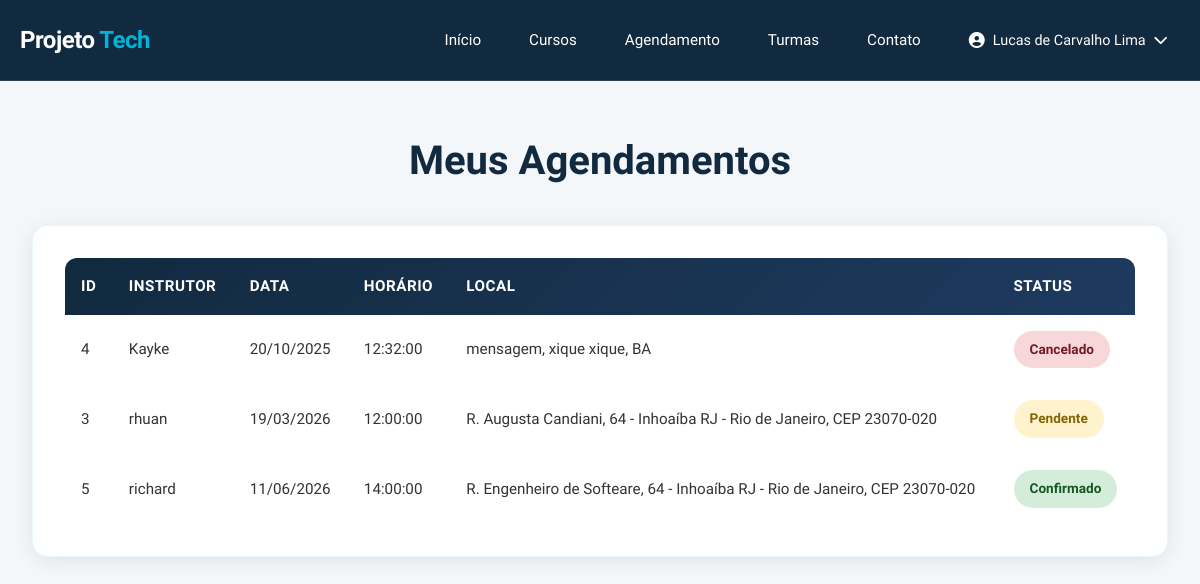
The app's page /clientes/ver_agendamentos.php (signed in) with its own data.
### tables this page shows
CREATE TABLE `agendamento` (
  `id_agendamento` int(11) NOT NULL,
  `data` date NOT NULL,
  `horario` time NOT NULL,
  `local` varchar(100) DEFAULT NULL,
  `id_usuario` int(11) DEFAULT NULL,
  `id_instrutor` varchar(100) DEFAULT NULL,
  `status` enum('Pendente','Confirmado','Cancelado') DEFAULT 'Pendente'
);

### clientes/ver_agendamentos.php (the view, shortened to what this page needs)
<?php
include '../php/conexao.php';
$id_usuario = $_SESSION['id_usuario'];
$sql = "SELECT
            a.id_agendamento,
            a.data,
            a.horario,
            a.local,
            a.status,
            u.nome AS nome_usuario,
            -- COALESCE garante que, se o JOIN falhar, o nome digitado em 'agendamento.id_instrutor' seja usado
            COALESCE(i.nome, a.id_instrutor) AS nome_instrutor
        FROM
            agendamento AS a
        -- Faz JOIN com a tabela usuário (apenas para confirmar, mas já estamos usando o filtro abaixo)
        LEFT JOIN
            usuario AS u ON a.id_usuario = u.id_usuario
        -- O JOIN CORRIGIDO: Liga a coluna VARCHAR (nome) com o nome do instrutor, ignorando case/espaços
        LEFT JOIN
            instrutor AS i ON TRIM(LOWER(a.id_instrutor)) = TRIM(LOWER(i.nome))
        -- FILTRA APENAS PELO ID DO USUÁRIO LOGADO!
        WHERE
            a.id_usuario = ?
        ORDER BY
            a.data ASC, a.horario ASC";
try {
    $stmt = $pdo->prepare($sql);
    $stmt->execute([$id_usuario]);
    $agendamentos = $stmt->fetchAll(PDO::FETCH_ASSOC);
} catch (PDOException $e) {
    error_log("Erro na query de agendamentos do usuário: " . $e->getMessage());
    $agendamentos = [];
    $mensagem = "Erro ao carregar seus agendamentos do banco de dados.";
}
?>
<!DOCTYPE html>
<html lang="pt-br">
<head>
    <link rel="stylesheet" href="../css/navbar.css">
    <link rel="stylesheet" href="../css/ver_dados.css">
</head>
<body>
    <?php include("../acessos/navbar_publico.php") ?>
    <main>
        <h2>Meus Agendamentos</h2>
        <?php if (empty($agendamentos)): ?>
            <div class="mensagem_vazia">
                <p>Você não possui agendamentos cadastrados.</p>
            </div>
        <?php else: ?>
            <div class="table-container">
                <table>
                    <thead>
                        <tr>
                            <th>ID</th>
                            <th>Instrutor</th>
                            <th>Data</th>
                            <th>Horário</th>
                            <th>Local</th>
                            <th>Status</th>
                        </tr>
                    </thead>
                    <tbody>
                        <?php foreach ($agendamentos as $a): ?>
                            <tr>
                                <td data-label="ID"><?= htmlspecialchars($a['id_agendamento']) ?></td>
                                <td data-label="Instrutor"><?= htmlspecialchars(isset($a['nome_instrutor']) ? $a['nome_instrutor'] : 'N/A') ?></td>
                                <td data-label="Data"><?= date('d/m/Y', strtotime($a['data'])) ?></td>
                                <td data-label="Horário"><?= htmlspecialchars($a['horario']) ?></td>
                                <td data-label="Local"><?= htmlspecialchars($a['local']) ?></td>
                                <td data-label="Status">
                                    <?php
                                        $status_class = 'status-pendente';
                                        if ($a['status'] === 'Confirmado') $status_class = 'status-confirmado';
                                        if ($a['status'] === 'Cancelado') $status_class = 'status-cancelado';
                                    ?>
                                    <span class="status-badge <?= $status_class ?>">
                                        <?= htmlspecialchars($a['status']) ?>
                                    </span>
                                </td>
                            </tr>
                        <?php endforeach; ?>
                    </tbody>
                </table>
            </div>
        <?php endif; ?>
    </main>
</body>
</html>

### acessos/navbar_publico.php (shortened to what this page needs)
<?php
$is_client_logged_in = isset($_SESSION['id_usuario']) && !empty($_SESSION['id_usuario']);
$is_admin_logged_in = isset($_SESSION['admin']) && $_SESSION['admin'] === true;
$user_name = '';
if ($is_client_logged_in && isset($_SESSION['nome'])) {
    $user_name = htmlspecialchars($_SESSION['nome']);
} elseif ($is_admin_logged_in) {
    $user_name = 'Admin';
}
$base_path = '';
$current_dir = dirname($_SERVER['PHP_SELF']);
if (strpos($current_dir, '/admin') !== false || strpos($current_dir, '/clientes') !== false || strpos($current_dir, '/acessos') !== false || strpos($current_dir, '/curso_online') !== false) {
    $base_path = '../';
}
?>
<link rel="stylesheet" href="<?php echo $base_path; ?>css/navbar.css">
<link rel="stylesheet" href="https://cdnjs.cloudflare.com/ajax/libs/font-awesome/6.4.0/css/all.min.css">
<header>
    <nav class="navbar">
        <div class="nav-container">
            <div class="nav-logo">
                <h1>Projeto <span>Tech</span></h1>
            </div>
            <ul class="nav-menu">
                <li class="nav-item">
                    <a href="<?php echo $base_path; ?>index.php" class="nav-link">Início</a>
                </li>
                <li class="nav-item">
                    <a href="<?php echo $base_path; ?>cursos.php" class="nav-link">Cursos</a>
                </li>
                <li class="nav-item">
                    <a href="<?php echo $base_path; ?>clientes/agendamento.php" class="nav-link">Agendamento</a>
                </li>
                <li class="nav-item">
                    <a href="<?php echo $base_path; ?>clientes/ver_turmas.php" class="nav-link">Turmas</a>
                </li>
                <li class="nav-item">
                    <a href="<?php echo $base_path; ?>contato.php" class="nav-link">Contato</a>
                </li>
                <?php if (!$is_client_logged_in && !$is_admin_logged_in): ?>
                    <li class="nav-item">
                        <a href="<?php echo $base_path; ?>clientes/cadastrar_cliente.php" class="nav-link nav-btn">Cadastre-se</a>
                    </li>
                    <li class="nav-item">
                        <a href="<?php echo $base_path; ?>acessos/login.php" class="nav-link nav-btn nav-btn-primary">Entrar</a>
                    </li>
                <?php elseif ($is_client_logged_in): ?>
                    <li class="nav-item dropdown">
                        <a href="#" class="nav-link user-menu">
                            <i class="fas fa-user-circle"></i>
                            <span><?php echo $user_name; ?></span>
                            <i class="fas fa-chevron-down"></i>
                        </a>
                    </li>
                <?php endif; ?>
            </ul>
        </div>
    </nav>
</header>

### css/navbar.css (style rules this page uses)
* { margin: 0; padding: 0; box-sizing: border-box; }
body { font-family: 'Alan Sans', sans-serif; background-color: #f4f7fa; }
.navbar { background-color: #122A3F; padding: 0; position: sticky; top: 0; z-index: 1000; border-bottom: 1px solid rgba(255, 255, 255, 0.1); }
.nav-container { max-width: 1200px; margin: 0 auto; display: flex; justify-content: space-between; align-items: center; padding: 20px 20px; }
.nav-logo h1 { color: #FEFEFE; font-size: 1.5rem; font-weight: 600; letter-spacing: -0.5px; }
.nav-logo h1 span { color: #00b4d8; }
.nav-menu { display: flex; list-style: none; align-items: center; gap: 1.5rem; }
.nav-item { position: relative; }
.nav-link { color: #fff; text-decoration: none; font-weight: 400; font-size: 0.95rem; transition: color 0.2s ease; padding: 0.5rem 0.75rem; border-radius: 4px; display: flex; align-items: center; gap: 0.5rem; }
.dropdown { position: relative; }
.user-menu { display: flex; align-items: center; gap: 0.5rem; cursor: pointer; font-size: 0.9rem; }
.user-menu i:first-child { font-size: 1rem; }

### css/ver_dados.css (style rules this page uses)
* { margin: 0; padding: 0; box-sizing: border-box; }
body { background-color: #f8f9fa; font-family: 'Alan Sans', sans-serif; color: #333; line-height: 1.6; }
main { max-width: 1400px; margin: 0 auto; padding: 3rem 2rem; }
main h2 { font-size: 2.5rem; font-weight: 700; color: #122A3F; margin-bottom: 2rem; text-align: center; }
.table-container { background: white; border-radius: 16px; padding: 2rem; box-shadow: 0 4px 20px rgba(0, 0, 0, 0.08); border: 1px solid rgba(0, 180, 216, 0.1); overflow-x: auto; margin-top: 2rem; }
table { width: 100%; border-collapse: separate; border-spacing: 0; margin: 0; }
thead { background: linear-gradient(135deg, #122A3F 0%, #1e3a5f 100%); color: white; }
thead th { padding: 1rem; text-align: left; font-weight: 600; font-size: 0.95rem; text-transform: uppercase; letter-spacing: 0.5px; }
thead th:first-child { border-top-left-radius: 12px; }
thead th:last-child { border-top-right-radius: 12px; }
tbody tr { transition: all 0.2s ease; border-bottom: 1px solid #e9ecef; }
tbody tr:last-child { border-bottom: none; }
tbody td { padding: 1rem; font-size: 0.95rem; color: #333; }
.status-badge { display: inline-block; padding: 0.5rem 1rem; border-radius: 20px; font-weight: 600; font-size: 0.85rem; text-align: center; }
.status-confirmado { background-color: #d4edda; color: #155724; }
.status-pendente { background-color: #fff3cd; color: #856404; }
.status-cancelado { background-color: #f8d7da; color: #721c24; }

### records on screen
agendamento: id_agendamento "4", nome_instrutor "Kayke", data "20/10/2025", horario "12:32:00", local "mensagem, xique xique, BA", status "Cancelado"
agendamento: id_agendamento "3", nome_instrutor "rhuan", data "19/03/2026", horario "12:00:00", local "R. Augusta Candiani, 64 - Inhoaíba RJ - Rio de Janeiro, CEP 23070-020", status "Pendente"
agendamento: id_agendamento "5", nome_instrutor "richard", data "11/06/2026", horario "14:00:00", local "R. Engenheiro de Softeare, 64 - Inhoaíba RJ - Rio de Janeiro, CEP 23070-020", status "Confirmado"

### other values on screen
$user_name "Lucas de Carvalho Lima"
